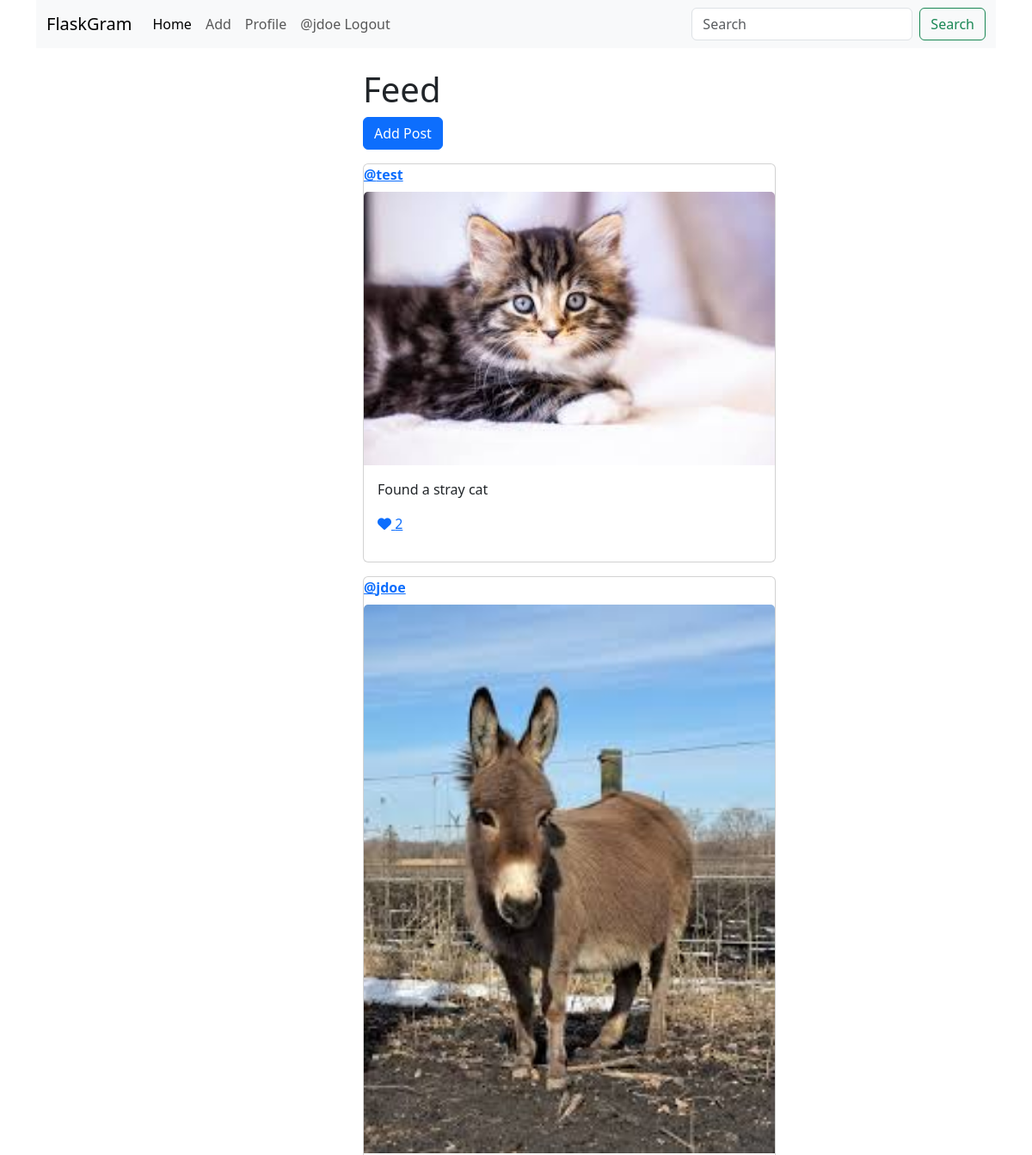
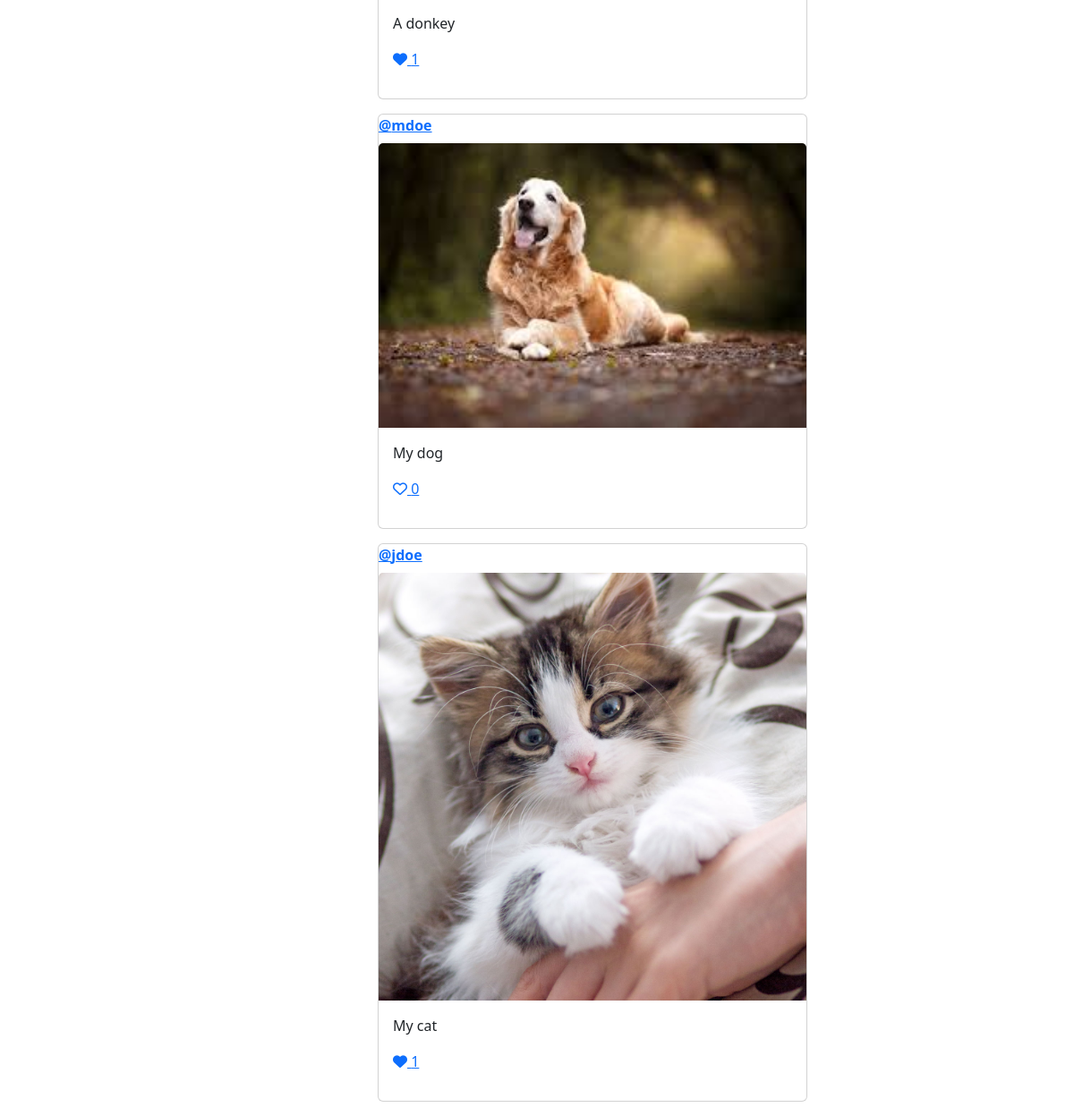
The page / (signed in) on the database its author committed (2 pictures, top to bottom).
### tables this page shows
CREATE TABLE users (
    id INTEGER PRIMARY KEY AUTOINCREMENT,
    username TEXT UNIQUE NOT NULL,
    password TEXT NOT NULL,
    description TEXT, 
    created_at TIMESTAMP NOT NULL
);

CREATE TABLE posts (
    id INTEGER PRIMARY KEY AUTOINCREMENT,
    content TEXT NOT NULL,
    image TEXT NOT NULL,
    created_at TIMESTAMP NOT NULL, 
    users_id INTEGER NOT NULL, likes integer default 0,
    FOREIGN KEY (users_id) REFERENCES users (id) 
);

### app.py (the view)
@app.route('/')
def home():
    db = get_db_connection()
    posts = db.execute("""SELECT p.id, p.content, p.image, p.created_at, u.username, p.users_id, p.likes
                       FROM posts p JOIN users u ON u.id=p.users_id
                       ORDER BY p.created_at DESC""").fetchall()
    return render_template('home.html', posts=posts)

### app.py (called while the page is built)
def get_db_connection():
    if 'db' not in g:
        g.db = sqlite3.connect(app.config['DATABASE'])
        g.db.row_factory = sqlite3.Row
    return g.db

@app.before_request
def load_logged_in_user():
    user_id = session.get('user_id')
    if user_id is None:
        g.user = None
    else:
        db = get_db_connection()
        g.user = db.execute("SELECT * FROM users WHERE id=?", (user_id,)).fetchone()

### templates/home.html
{% extends 'base.html' %}
{% block content %}
    <div class="row">
        <div class="col-md-4 mx-auto">
            <h1>Feed</h1>
            {% if g.user %}
            <div>
                <a href="/create"><button type="button" class="btn btn-primary mb-3">Add Post</button></a>
            </div>
            {% endif %}
            {% for row in posts %}
                <div class="card mb-3" style="width: 30rem;">
                    <b class="mb-2"><a href="/user/{{ row['users_id'] }}">@{{ row['username'] }}</a></b>
                    <a href="/post/{{ row['id'] }}">
                    <img src="/static/uploads/{{ row['image'] }}" class="card-img-top" alt="...">
                    </a>
                <div class="card-body">
                    <p class="card-text">{{ row['content'] }}</p>
                    <p>{% if g.user %}<a href="/like/{{ row['id'] }}">{% endif %}
                    {% if row['likes'] > 0 %}
                    <i class="fa-solid fa-heart"></i>
                    {% else %}
                    <i class="fa-regular fa-heart"></i>
                    {% endif %}
                    {{ row['likes'] }}
                    {% if g.user %}</a>{% endif %}</p>
                </div>
                </div>
            {% endfor %}
        </div>
    </div>
{% endblock %}

### templates/base.html (shortened to what this page needs)
<!DOCTYPE html>
<html lang="en">
<head>
    <link href="https://cdn.jsdelivr.net/npm/bootstrap@5.3.6/dist/css/bootstrap.min.css" rel="stylesheet">
    <link rel="stylesheet" href="https://cdnjs.cloudflare.com/ajax/libs/font-awesome/6.7.2/css/all.min.css" />
</head>
<body>
    <div class="container">
        <nav class="navbar navbar-expand-lg bg-body-tertiary">
            <div class="container-fluid">
                <a class="navbar-brand" href="#">FlaskGram</a>
                <div class="collapse navbar-collapse" id="navbarSupportedContent">
                <ul class="navbar-nav me-auto mb-2 mb-lg-0">
                    <li class="nav-item">
                    <a class="nav-link active" aria-current="page" href="/">Home</a>
                    </li>
                    {% if g.user %}
                    <li class="nav-item">
                    <a class="nav-link" href="/create">Add</a>
                    </li>
                    <li class="nav-item">
                    <a class="nav-link" href="/profile">Profile</a>
                    </li>
                    <li class="nav-item">
                    <a class="nav-link" href="/logout">@{{ g.user['username'] }} Logout</a>
                    </li>
                    {% endif %}
                </ul>
                <form class="d-flex" role="search" action="/search" method="post">
                    <input name="search_term" class="form-control me-2"
                    type="search" placeholder="Search" aria-label="Search" />
                    <button class="btn btn-outline-success" type="submit">Search</button>
                </form>
                </div>
            </div>
        </nav>
        <div class="mt-4">
            {% block content %}{% endblock %}
        </div>
    </div>
</body>
</html>

### rows shown on the page
users: user.username "jdoe"
posts: username "test", image (picture), content "Found a stray cat", likes "2"
posts: username "jdoe", image (picture), content "A donkey", likes "1"
posts: username "mdoe", image (picture), content "My dog", likes "0"
posts: username "jdoe", image (picture), content "My cat", likes "1"
